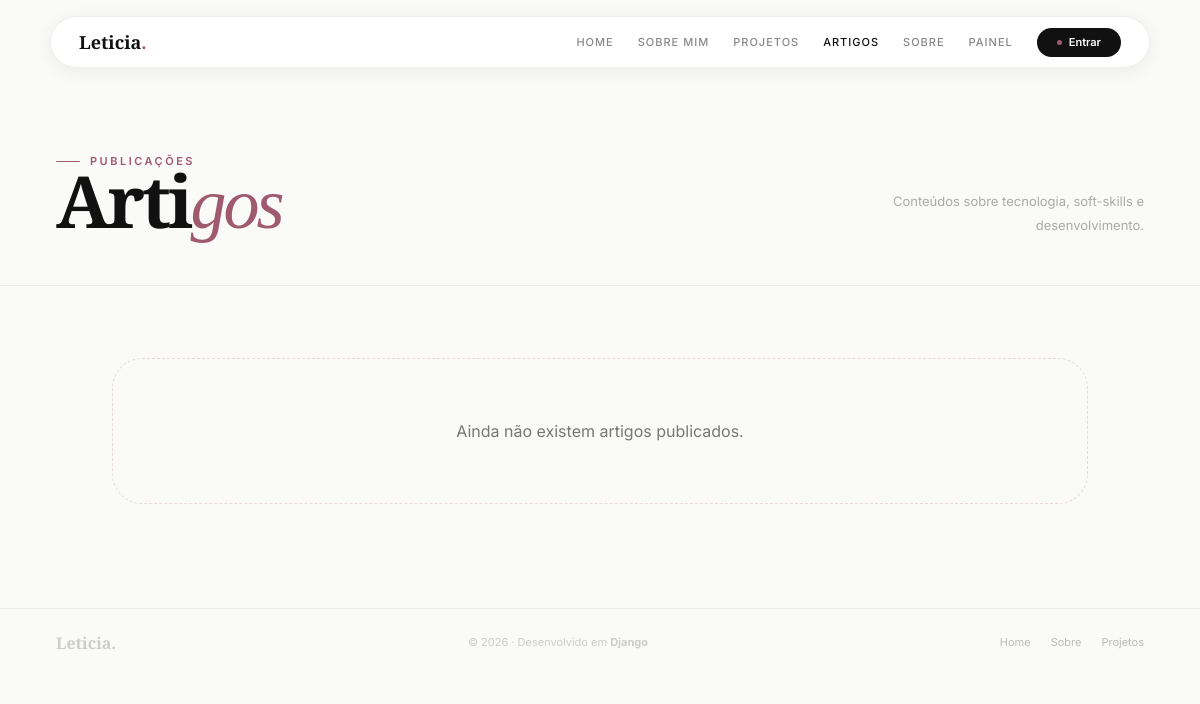
The app's page /artigos/, older data.
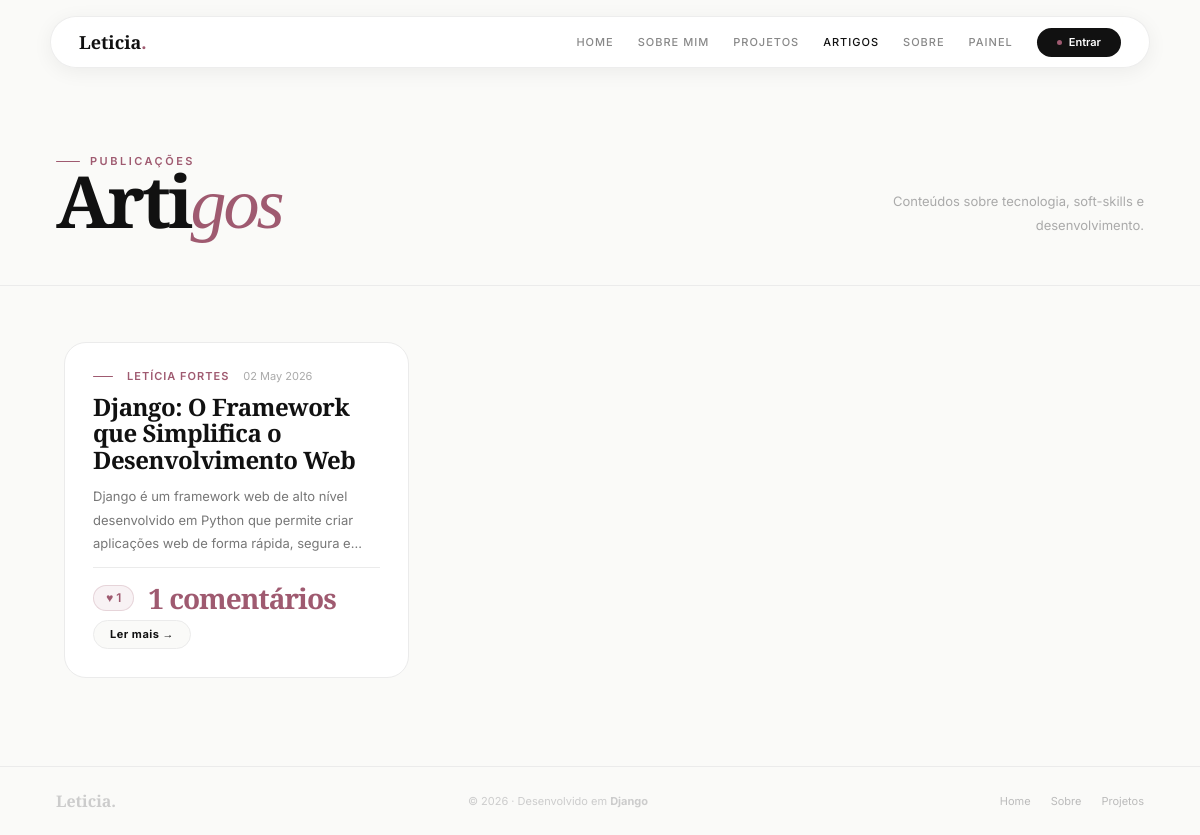
The same page, newer data.
### artigos/models.py (models this page shows, shortened)
class Artigo(models.Model):
    titulo      = models.CharField(max_length=200)
    texto       = models.TextField()
    fotografia  = models.ImageField(upload_to='artigos/', blank=True, null=True)
    link_externo = models.URLField(blank=True, null=True)
    data_criacao = models.DateTimeField(auto_now_add=True)
    autor       = models.ForeignKey(User, on_delete=models.CASCADE, related_name='artigos')
    class Meta:
        ordering = ['-data_criacao']
        verbose_name = "Artigo"
        verbose_name_plural = "Artigos"
    def total_likes(self):
        return self.likes.count()
    def total_comentarios(self):
        return self.comentarios.count()

### artigos/views.py (the view)
# urls.py: path('',                           views.artigos_list_view,   name='artigos'),
def artigos_list_view(request):
    artigos = Artigo.objects.select_related('autor').all()
    return render(request, 'artigos/artigos.html', {'artigos': artigos})

### artigos/templates/artigos/artigos.html (shortened to what this page needs)
{% extends "portfolioPWEB/base.html" %}
{% block content %}
<div class="page-header">
    <div>
        <div class="section-label">Publicações</div>
        <div class="page-header-title">Arti<em>gos</em></div>
    </div>
    <div style="display:flex;flex-direction:column;align-items:flex-end;gap:12px;">
        <p class="ph-desc">Conteúdos sobre tecnologia, soft-skills e desenvolvimento.</p>
    </div>
</div>
<div class="artigos-lista">
    {% for a in artigos %}
    <article class="artigo-card">
        <div class="artigo-body">
            <div class="artigo-meta">
                <span class="artigo-autor">{{ a.autor.get_full_name|default:a.autor.username }}</span>
                <span class="artigo-data">{{ a.data_criacao|date:"d M Y" }}</span>
            </div>
            <h3 class="artigo-titulo">
                <a href="{% url 'artigo_detail' artigo_id=a.pk %}">{{ a.titulo }}</a>
            </h3>
            <p class="artigo-excerpt">{{ a.texto|truncatewords:30 }}</p>
            <div class="artigo-footer">
                <div class="artigo-acoes">
                    <a href="{% url 'artigo_like' artigo_id=a.pk %}" class="artigo-like-btn">
                        ♥ {{ a.total_likes }}
                    </a>
                    <span class="artigo-coment-count">{{ a.total_comentarios }} comentários</span>
                </div>
                <div class="artigo-links">
                    <a href="{% url 'artigo_detail' artigo_id=a.pk %}" class="proj-link-btn">Ler mais →</a>
                </div>
            </div>
        </div>
    </article>
    {% empty %}
    <div class="empty-state" style="grid-column:1/-1">
        <p>Ainda não existem artigos publicados.</p>
    </div>
    {% endfor %}
</div>
{% endblock %}

Row changes from the older to the newer data that the page shows:
added Artigo: autor.get_full_name "LETÍCIA FORTES", data_criacao "02 May 2026", titulo "Django: O Framework que Simplifica o Desenvolvimento Web", texto "Django é um framework web de alto nível desenvolvido em Python que permite criar aplicações web de forma rápida, segura…", total_likes "1", total_comentarios "1"
Text that changed along with them:
text no longer shown: "Ainda não existem artigos publicados."
